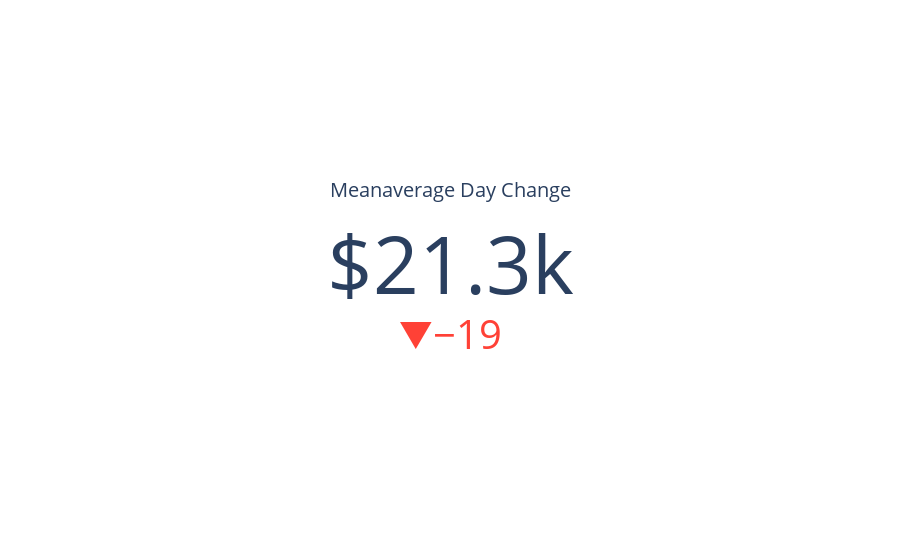

Source (notebook cell):
### Code cell
import plotly.graph_objects as go


fig = go.Figure(go.Indicator(
    domain = {'x': [0, 1], 'y': [0, 1]},
    value = df.meanavge.iloc[-1],
    mode = "number+delta",
    number = {'prefix': "$"},
    delta = {"reference": ((df.meanavge.iloc[-2])), "valueformat": ".0f"},
    title = {'text': "Meanaverage Day Change"},
    gauge = {'axis': {'range': [None, df.price[df['price']==df.price.max()].tolist()[0]]},
    'bar': {'color': "orange"}}))


fig.show()
fig.write_html("../static/meanaverage.html")

### Figure 1 — Plotly figure (JSON) as saved in the notebook; plotly's stock layout.template omitted (floating-point values rounded to 4 significant figures)
{"data": [{"delta": {"reference": 21320.0, "valueformat": ".0f"}, "domain": {"x": [0, 1], "y": [0, 1]}, "gauge": {"axis": {"range": [null, 67530.0]}, "bar": {"color": "orange"}}, "mode": "number+delta", "number": {"prefix": "$"}, "title": {"text": "Meanaverage Day Change"}, "type": "indicator", "value": 21300.0}], "layout": {}}
